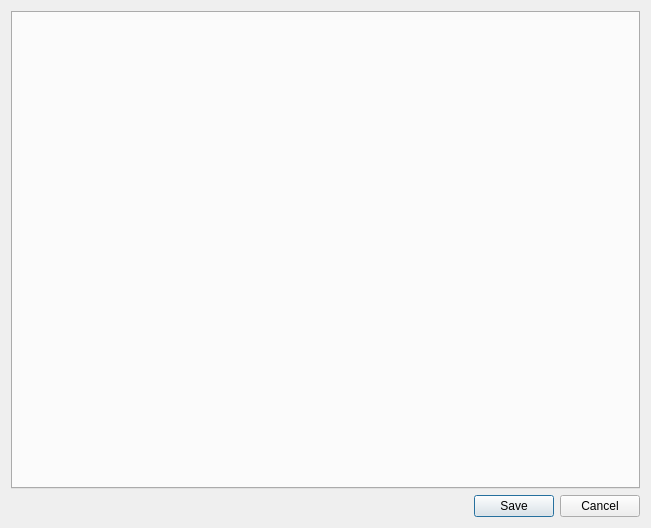
<?xml version="1.0" encoding="UTF-8"?>
<ui version="4.0">
 <class>Dialog</class>
 <widget class="QDialog" name="Dialog">
  <property name="geometry">
   <rect>
    <x>0</x>
    <y>0</y>
    <width>651</width>
    <height>528</height>
   </rect>
  </property>
  <property name="windowTitle">
   <string>Settings</string>
  </property>
  <layout class="QGridLayout" name="gridLayout">
   <item row="0" column="0">
    <widget class="QTabWidget" name="tabWidget">
     <property name="layoutDirection">
      <enum>Qt::LeftToRight</enum>
     </property>
     <property name="autoFillBackground">
      <bool>false</bool>
     </property>
     <property name="currentIndex">
      <number>-1</number>
     </property>
    </widget>
   </item>
   <item row="1" column="0">
    <widget class="QDialogButtonBox" name="buttonBox">
     <property name="standardButtons">
      <set>QDialogButtonBox::Cancel|QDialogButtonBox::Save</set>
     </property>
     <property name="centerButtons">
      <bool>false</bool>
     </property>
    </widget>
   </item>
  </layout>
 </widget>
 <resources/>
 <connections/>
</ui>
